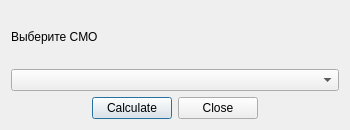
<?xml version="1.0" encoding="UTF-8"?>
<ui version="4.0">
 <class>AgroHim</class>
 <widget class="QDialog" name="AgroHim">
  <property name="geometry">
   <rect>
    <x>0</x>
    <y>0</y>
    <width>350</width>
    <height>130</height>
   </rect>
  </property>
  <property name="windowTitle">
   <string>AgroChem characteristic</string>
  </property>
  <layout class="QVBoxLayout" name="verticalLayout">
   <item>
    <widget class="QLabel" name="label_2">
     <property name="text">
      <string>Выберите СМО</string>
     </property>
    </widget>
   </item>
   <item>
    <widget class="QComboBox" name="smoCombo"/>
   </item>
   <item>
    <layout class="QHBoxLayout" name="horizontalLayout">
     <item>
      <spacer name="horizontalSpacer">
       <property name="orientation">
        <enum>Qt::Horizontal</enum>
       </property>
       <property name="sizeHint" stdset="0">
        <size>
         <width>40</width>
         <height>20</height>
        </size>
       </property>
      </spacer>
     </item>
     <item>
      <widget class="QPushButton" name="calcButton">
       <property name="text">
        <string>Calculate</string>
       </property>
      </widget>
     </item>
     <item>
      <widget class="QPushButton" name="closeButton">
       <property name="text">
        <string>Close</string>
       </property>
      </widget>
     </item>
     <item>
      <spacer name="horizontalSpacer_2">
       <property name="orientation">
        <enum>Qt::Horizontal</enum>
       </property>
       <property name="sizeHint" stdset="0">
        <size>
         <width>40</width>
         <height>20</height>
        </size>
       </property>
      </spacer>
     </item>
    </layout>
   </item>
  </layout>
 </widget>
 <resources/>
 <connections/>
</ui>
